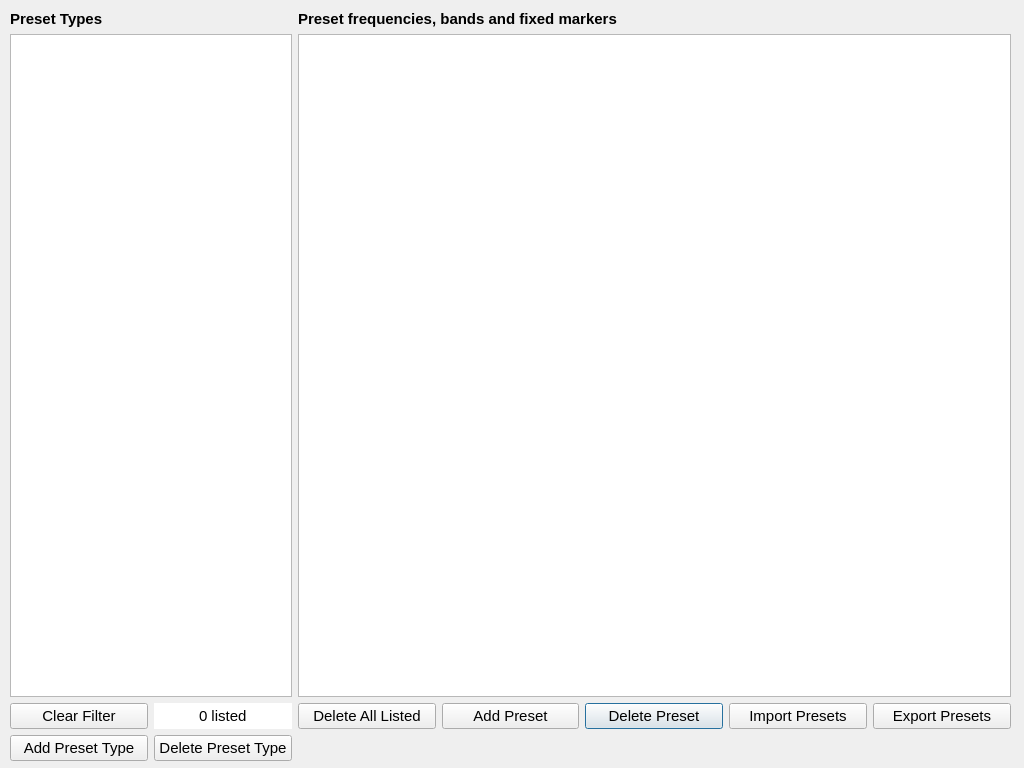
<?xml version="1.0" encoding="UTF-8"?>
<ui version="4.0">
 <class>BandsMarkers</class>
 <widget class="QDialog" name="BandsMarkers">
  <property name="geometry">
   <rect>
    <x>0</x>
    <y>0</y>
    <width>1024</width>
    <height>768</height>
   </rect>
  </property>
  <property name="windowTitle">
   <string>Preset Frequencies</string>
  </property>
  <widget class="QWidget" name="layoutWidget">
   <property name="geometry">
    <rect>
     <x>10</x>
     <y>10</y>
     <width>1001</width>
     <height>751</height>
    </rect>
   </property>
   <property name="font">
    <font>
     <pointsize>12</pointsize>
    </font>
   </property>
   <layout class="QGridLayout" name="gridLayout">
    <item row="2" column="5">
     <widget class="QPushButton" name="deletePs">
      <property name="enabled">
       <bool>true</bool>
      </property>
      <property name="sizePolicy">
       <sizepolicy hsizetype="Preferred" vsizetype="Preferred">
        <horstretch>0</horstretch>
        <verstretch>0</verstretch>
       </sizepolicy>
      </property>
      <property name="font">
       <font>
        <pointsize>11</pointsize>
       </font>
      </property>
      <property name="text">
       <string>Delete Preset</string>
      </property>
     </widget>
    </item>
    <item row="3" column="1">
     <widget class="QPushButton" name="deletePsType">
      <property name="enabled">
       <bool>true</bool>
      </property>
      <property name="sizePolicy">
       <sizepolicy hsizetype="Preferred" vsizetype="Preferred">
        <horstretch>0</horstretch>
        <verstretch>0</verstretch>
       </sizepolicy>
      </property>
      <property name="font">
       <font>
        <pointsize>11</pointsize>
       </font>
      </property>
      <property name="text">
       <string>Delete Preset Type</string>
      </property>
     </widget>
    </item>
    <item row="2" column="7">
     <widget class="QPushButton" name="exportPs">
      <property name="enabled">
       <bool>true</bool>
      </property>
      <property name="sizePolicy">
       <sizepolicy hsizetype="Preferred" vsizetype="Preferred">
        <horstretch>0</horstretch>
        <verstretch>0</verstretch>
       </sizepolicy>
      </property>
      <property name="font">
       <font>
        <pointsize>11</pointsize>
       </font>
      </property>
      <property name="text">
       <string>Export Presets</string>
      </property>
     </widget>
    </item>
    <item row="2" column="4">
     <widget class="QPushButton" name="addPs">
      <property name="enabled">
       <bool>true</bool>
      </property>
      <property name="sizePolicy">
       <sizepolicy hsizetype="Preferred" vsizetype="Preferred">
        <horstretch>0</horstretch>
        <verstretch>0</verstretch>
       </sizepolicy>
      </property>
      <property name="font">
       <font>
        <pointsize>11</pointsize>
       </font>
      </property>
      <property name="text">
       <string>Add Preset</string>
      </property>
     </widget>
    </item>
    <item row="1" column="3" colspan="5">
     <widget class="QTableView" name="freqTable">
      <property name="sizePolicy">
       <sizepolicy hsizetype="Expanding" vsizetype="Expanding">
        <horstretch>0</horstretch>
        <verstretch>0</verstretch>
       </sizepolicy>
      </property>
      <property name="minimumSize">
       <size>
        <width>0</width>
        <height>300</height>
       </size>
      </property>
      <property name="font">
       <font>
        <pointsize>12</pointsize>
       </font>
      </property>
      <property name="sortingEnabled">
       <bool>true</bool>
      </property>
     </widget>
    </item>
    <item row="1" column="0" colspan="2">
     <widget class="QTableView" name="typeTable">
      <property name="font">
       <font>
        <pointsize>12</pointsize>
       </font>
      </property>
      <property name="sortingEnabled">
       <bool>true</bool>
      </property>
     </widget>
    </item>
    <item row="2" column="6">
     <widget class="QPushButton" name="importPs">
      <property name="enabled">
       <bool>true</bool>
      </property>
      <property name="sizePolicy">
       <sizepolicy hsizetype="Preferred" vsizetype="Preferred">
        <horstretch>0</horstretch>
        <verstretch>0</verstretch>
       </sizepolicy>
      </property>
      <property name="font">
       <font>
        <pointsize>11</pointsize>
       </font>
      </property>
      <property name="text">
       <string>Import Presets</string>
      </property>
     </widget>
    </item>
    <item row="2" column="3">
     <widget class="QPushButton" name="deleteAll">
      <property name="sizePolicy">
       <sizepolicy hsizetype="Preferred" vsizetype="Preferred">
        <horstretch>0</horstretch>
        <verstretch>0</verstretch>
       </sizepolicy>
      </property>
      <property name="font">
       <font>
        <pointsize>11</pointsize>
       </font>
      </property>
      <property name="toolTip">
       <string>Delete all entries filtered by Preset Type table</string>
      </property>
      <property name="text">
       <string>Delete All Listed</string>
      </property>
     </widget>
    </item>
    <item row="2" column="1">
     <widget class="QSpinBox" name="psCount">
      <property name="sizePolicy">
       <sizepolicy hsizetype="Preferred" vsizetype="Preferred">
        <horstretch>0</horstretch>
        <verstretch>0</verstretch>
       </sizepolicy>
      </property>
      <property name="font">
       <font>
        <pointsize>11</pointsize>
       </font>
      </property>
      <property name="frame">
       <bool>false</bool>
      </property>
      <property name="alignment">
       <set>Qt::AlignmentFlag::AlignCenter</set>
      </property>
      <property name="readOnly">
       <bool>true</bool>
      </property>
      <property name="buttonSymbols">
       <enum>QAbstractSpinBox::ButtonSymbols::NoButtons</enum>
      </property>
      <property name="suffix">
       <string> listed</string>
      </property>
      <property name="maximum">
       <number>9999</number>
      </property>
     </widget>
    </item>
    <item row="0" column="3" colspan="3">
     <widget class="QLabel" name="label_2">
      <property name="font">
       <font>
        <pointsize>11</pointsize>
        <bold>true</bold>
       </font>
      </property>
      <property name="text">
       <string>Preset frequencies, bands and fixed markers</string>
      </property>
     </widget>
    </item>
    <item row="3" column="0">
     <widget class="QPushButton" name="addPsType">
      <property name="enabled">
       <bool>true</bool>
      </property>
      <property name="sizePolicy">
       <sizepolicy hsizetype="Preferred" vsizetype="Preferred">
        <horstretch>0</horstretch>
        <verstretch>0</verstretch>
       </sizepolicy>
      </property>
      <property name="font">
       <font>
        <pointsize>11</pointsize>
       </font>
      </property>
      <property name="text">
       <string>Add Preset Type</string>
      </property>
     </widget>
    </item>
    <item row="2" column="0">
     <widget class="QPushButton" name="clearFilter">
      <property name="sizePolicy">
       <sizepolicy hsizetype="Preferred" vsizetype="Preferred">
        <horstretch>0</horstretch>
        <verstretch>0</verstretch>
       </sizepolicy>
      </property>
      <property name="font">
       <font>
        <pointsize>11</pointsize>
       </font>
      </property>
      <property name="text">
       <string>Clear Filter</string>
      </property>
     </widget>
    </item>
    <item row="0" column="0">
     <widget class="QLabel" name="label_3">
      <property name="font">
       <font>
        <pointsize>11</pointsize>
        <bold>true</bold>
       </font>
      </property>
      <property name="text">
       <string>Preset Types</string>
      </property>
     </widget>
    </item>
   </layout>
  </widget>
 </widget>
 <resources/>
 <connections/>
</ui>
